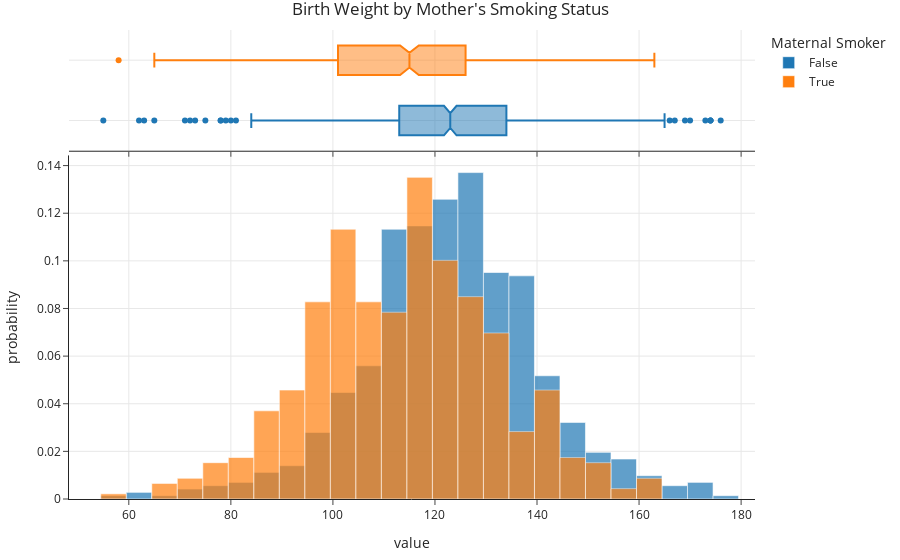

The cell this chart's notebook holds for it:
### Markdown cell above
### Visualizing birth weight distributions

Below, we draw the distributions of both sets of birth weights.

### Code cell
fig = px.histogram(baby, color='Maternal Smoker', histnorm='probability', marginal='box', 
                   title="Birth Weight by Mother's Smoking Status", barmode='overlay', opacity=0.7)
fig

### Figure 1 — Plotly figure (JSON) as saved in the notebook; plotly's stock layout.template omitted (floating-point values rounded to 4 significant figures; data arrays with more than 128 entries replaced by an {"elided": "..."} marker saying what was removed)
{"data": [{"alignmentgroup": "True", "bingroup": "x", "histnorm": "probability", "hovertemplate": "Maternal Smoker=False<br>value=%{x}<br>probability=%{y}<extra></extra>", "legendgroup": "False", "marker": {"color": "#1F77B4", "opacity": 0.7, "pattern": {"shape": ""}}, "name": "False", "offsetgroup": "False", "orientation": "v", "showlegend": true, "type": "histogram", "x": {"elided": "715 int values"}, "xaxis": "x", "yaxis": "y"}, {"alignmentgroup": "True", "hovertemplate": "Maternal Smoker=False<br>value=%{x}<extra></extra>", "legendgroup": "False", "marker": {"color": "#1F77B4"}, "name": "False", "notched": true, "offsetgroup": "False", "showlegend": false, "type": "box", "x": {"elided": "715 int values"}, "xaxis": "x2", "yaxis": "y2"}, {"alignmentgroup": "True", "bingroup": "x", "histnorm": "probability", "hovertemplate": "Maternal Smoker=True<br>value=%{x}<br>probability=%{y}<extra></extra>", "legendgroup": "True", "marker": {"color": "#FF7F0E", "opacity": 0.7, "pattern": {"shape": ""}}, "name": "True", "offsetgroup": "True", "orientation": "v", "showlegend": true, "type": "histogram", "x": {"elided": "459 int values"}, "xaxis": "x", "yaxis": "y"}, {"alignmentgroup": "True", "hovertemplate": "Maternal Smoker=True<br>value=%{x}<extra></extra>", "legendgroup": "True", "marker": {"color": "#FF7F0E"}, "name": "True", "notched": true, "offsetgroup": "True", "showlegend": false, "type": "box", "x": {"elided": "459 int values"}, "xaxis": "x2", "yaxis": "y2"}], "layout": {"autosize": true, "barmode": "overlay", "legend": {"title": {"text": "Maternal Smoker"}, "tracegroupgap": 0}, "title": {"text": "Birth Weight by Mother's Smoking Status"}, "xaxis": {"anchor": "y", "autorange": true, "domain": [0, 1], "range": [48.28, 182.7], "title": {"text": "value"}, "type": "linear"}, "xaxis2": {"anchor": "y2", "autorange": true, "domain": [0, 1], "matches": "x", "range": [48.28, 182.7], "showticklabels": false, "type": "linear"}, "yaxis": {"anchor": "x", "autorange": true, "domain": [0, 0.7326], "range": [0, 0.1443], "title": {"text": "probability"}}, "yaxis2": {"anchor": "x2", "autorange": true, "domain": [0.7426, 1], "matches": "y2", "range": [-0.5, 1.5], "showline": false, "showticklabels": false, "ticks": "", "type": "category"}}}
